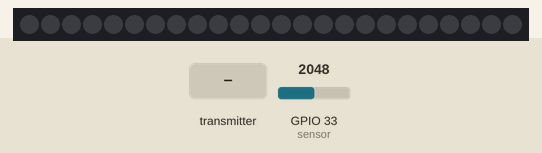
This sketch was run on a simulated ESP32. Shown: 24 RGB LEDs in strip order, left to right. Inputs (shaded band) come from the test bench; at power-on: GPIO 33 (sensor) = 2048. Dim RGB values are drawn brighter than linear.

Above: at 2.2 s.
2.3 s: the transmitter starts sending incomingCommand = 0
At 3.5 s:
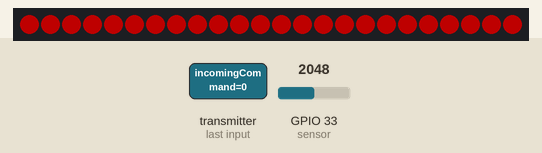
3.8 s: the transmitter starts sending incomingCommand = 1
At 5.0 s:
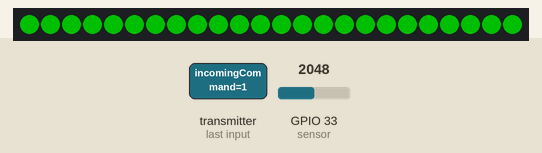
5.3 s: GPIO 33 (sensor) set to 2504
6.8 s: GPIO 33 (sensor) set to 2583
At 7.3 s:
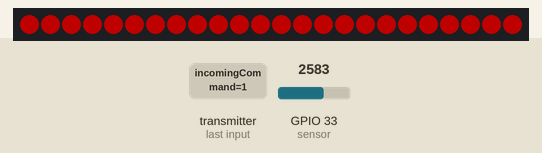
Timing chart, 0 to 9.3 s (numbered marks = the images above; inputs shaded):
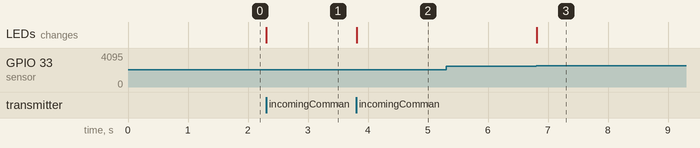

Measured:
- the behaviour switches between 2550 and 2551 on GPIO 33 (sensor) (found by bisection; images 2 and 3)
- after the input at 2.3 s, the LEDs: change at once (image 1)
- after the input at 3.8 s, the LEDs: change at once (image 2)
- after the input at 5.3 s, every drawn part: stays the same
- after the input at 6.8 s, the LEDs: change at once (image 3)

The sketch:

Wall1.ino
```cpp
#define sensor 33
#define led 25
#define led_count 24

#include <esp_now.h>
#include <WiFi.h>908U7Y6
#include <Adafruit_NeoPixel.h>

Adafruit_NeoPixel pixels(led_count, led, NEO_GRB + NEO_KHZ800);

uint8_t broadcastAddress[] = {0xC4, 0xD8, 0xD5, 0x95, 0xD6, 0x5C}; // Mainboard

typedef struct struct_messsage {
  int id;
  int task;
  int wrong;
  int right;
} struct_message;

struct_message sendingState;

int commandIdle = 0;
int commandCheck = 1;
int commandEnd = 2;
int commandWait = 3;
int commandDeb = 4;
int commandCount = 5;

int incomingCommand;
int oldCommand;
bool commandSent;

int param;
int samples = 4;
int offset = -50;
int buttonPress;

unsigned long timer;

esp_now_peer_info_t peerInfo;

void OnDataSent(const uint8_t *mac_addr, esp_now_send_status_t status) {
}

void OnDataRecv(const uint8_t * mac, const uint8_t *incomingData, int len) {
  memcpy(&incomingCommand, incomingData, sizeof(incomingCommand));
}

void setup() {
  Serial.begin(115200);
  WiFi.mode(WIFI_STA);
  pixels.begin();
  pixels.setBrightness(80);

  if (esp_now_init() != ESP_OK) {
    return;
  }

  sendingState.id = 4; // Change according to wall number
  sendingState.task = 0;
  sendingState.wrong = 0;
  sendingState.right = 0;
  incomingCommand = 6;
  oldCommand = 0;

  turnOff();

  esp_now_register_send_cb(OnDataSent);

  memcpy(peerInfo.peer_addr, broadcastAddress, 6);
  peerInfo.channel = 0;
  peerInfo.encrypt = false;

  if (esp_now_add_peer(&peerInfo) != ESP_OK) {
    return;
  }

  esp_now_register_recv_cb(esp_now_recv_cb_t(OnDataRecv));

  delay(1000);
}

void loop() {
  if (incomingCommand == commandIdle) {
    turnRed();
    sendingState.task = 0;
    if (analogRead(sensor) > 2550) {
      if (millis() - timer > 1000) {
        sendingState.wrong++;
        timer = millis();
      }
    }
    delay(10);
  }

  if (incomingCommand == commandCheck) {
    turnGreen();
    while (incomingCommand == commandCheck) {
      if (analogRead(sensor) > 2550) {
        if (millis() - timer > 1000) {
          turnRed();
          sendingState.task = 1;
          sendingState.right++;
          timer = millis();
        }
      }
      delay(10);
      esp_err_t result = esp_now_send(broadcastAddress, (uint8_t *) &sendingState, sizeof(sendingState));

      if (incomingCommand == commandIdle) {
        sendingState.task = 0;
        esp_err_t result = esp_now_send(broadcastAddress, (uint8_t *) &sendingState, sizeof(sendingState));
      }
    }
  }

  if (incomingCommand == commandEnd && incomingCommand != oldCommand) {
    turnOff();
    sendingState.task = 0;
    sendingState.wrong = 0;
    sendingState.right = 0;
    esp_err_t result = esp_now_send(broadcastAddress, (uint8_t *) &sendingState, sizeof(sendingState));
  }

  if (incomingCommand == commandWait && incomingCommand != oldCommand) {
    turnBlue();
  }

  if (incomingCommand == commandDeb && incomingCommand != oldCommand) {
    turnBlue();
    Serial.println("DEBUG");
    sendingState.task = 1;
    for (int i = 0; i < samples; i++) {
      param += analogRead(sensor);
    }
    param /= samples;
    param = param + offset;
    esp_err_t result = esp_now_send(broadcastAddress, (uint8_t *) &sendingState, sizeof(sendingState));
  }

  if (incomingCommand == commandCount && incomingCommand != oldCommand) {
    for (int j = 0; j < 4; j++) {
      for (int i = 0; i < led_count; i++) {
        pixels.setPixelColor(i, pixels.Color(0, 0, 255));
        pixels.show();
        delay(950/led_count);
      }
      turnOff();
    }
  }

  oldCommand = incomingCommand;
}

void turnOff() {
  for (int i = 0; i < led_count; i++) {
    pixels.setPixelColor(i, pixels.Color(0, 0, 0));
  }
  pixels.show();
}

void turnBlue() {
  for (int i = 0; i < led_count; i++) {
    pixels.setPixelColor(i, pixels.Color(0, 0, 255));
  }
  pixels.show();
}

void turnRed() {
  for (int i = 0; i < led_count; i++) {
    pixels.setPixelColor(i, pixels.Color(255, 0, 0));
  }
  pixels.show();
}

void turnGreen() {
  for (int i = 0; i < led_count; i++) {
    pixels.setPixelColor(i, pixels.Color(0, 255, 0));
  }
  pixels.show();
}
```
